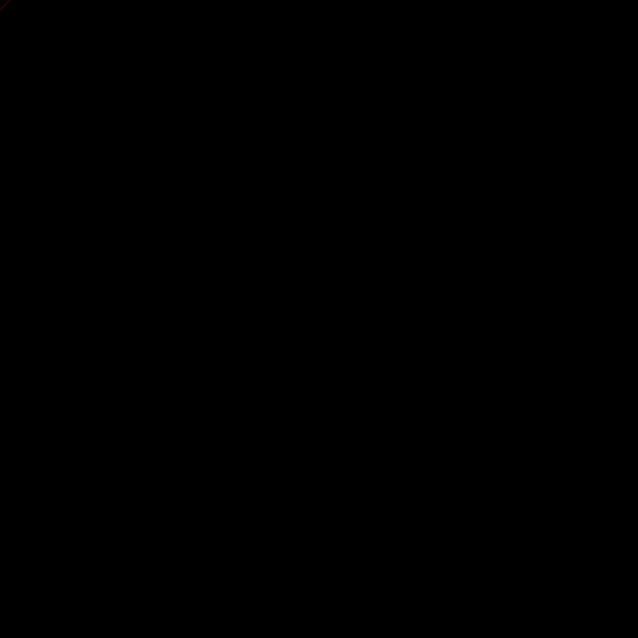
Frame 1 (no input)
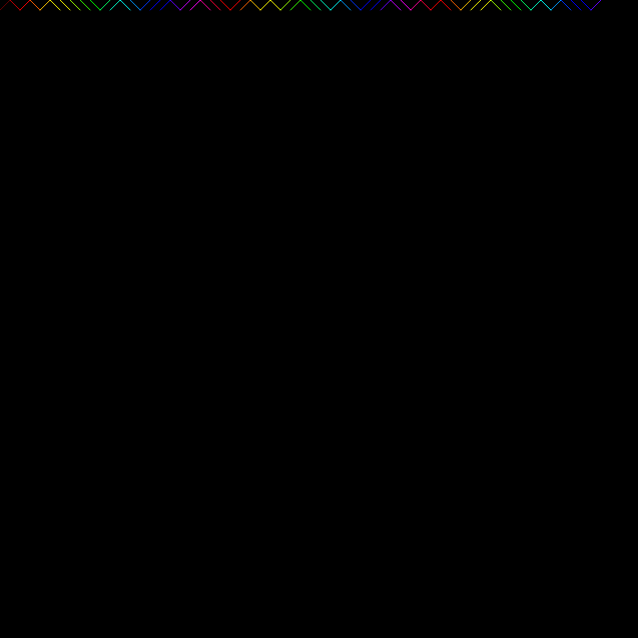
Frame 60 (no input)
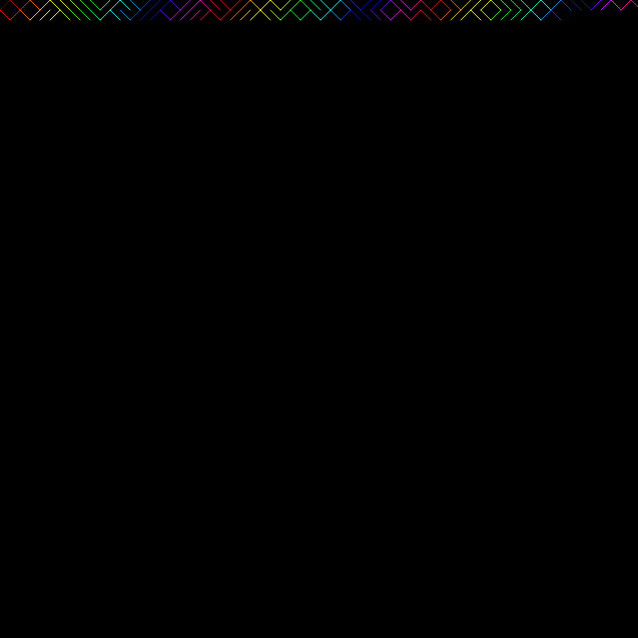
Frame 120 (the mouse pressed at the canvas centre since frame 60)

The p5.js sketch that drew these frames (run headless with seeded random() and noise() and a simulated clock; from frame 60 on, the mouse is pressed at the canvas centre):

// p5.js sketch
// ── sketch.js
let x = 0;
let y = 0;
let spacing = 10;
let stage = 1
let r = 0
let g = 0
let b = 0
let colorsize = 100
let sizes = 255 * 2.5

function setup() {
	createCanvas(sizes, sizes);
	background(0);
}

function draw() {

	if (stage == 1) {
		if (r < 255) {
			r = r + colorsize
		} else if (g < 255) {
			g = g + colorsize
		} else {
			stage = 2
		}
	} else if (stage == 2) {
		if (r > 0) {
			r = r - colorsize
		} else if (b < 255) {
			b = b + colorsize
		} else if (g > 0) {
			g = g - colorsize
		} else {
			stage = 3
		}
	} else {
		if (r < 255) {
			r = r + colorsize
		} else if (b > 0) {
			b = b - colorsize
		} else {
			stage = 1
		}
	}

	if (r < 0) {
		r = 0
	}
	if (g < 0) {
		g = 0
	}
	if (b < 0) {
		b = 0
	}
	if (r > 255) {
		r = 255
	}
	if (g > 255) {
		g = 255
	}
	if (b > 255) {
		b = 255
	}

	console.log(r + ", " + g + ", " + b)

	stroke(r, g, b);
	if (random(1) < 0.5) {
		line(x, y, x + spacing, y + spacing);
	} else {
		line(x, y + spacing, x + spacing, y);
	}
	x = x + spacing;
	if (x > width) {
		x = 0;
		y = y + spacing;
	}
}
